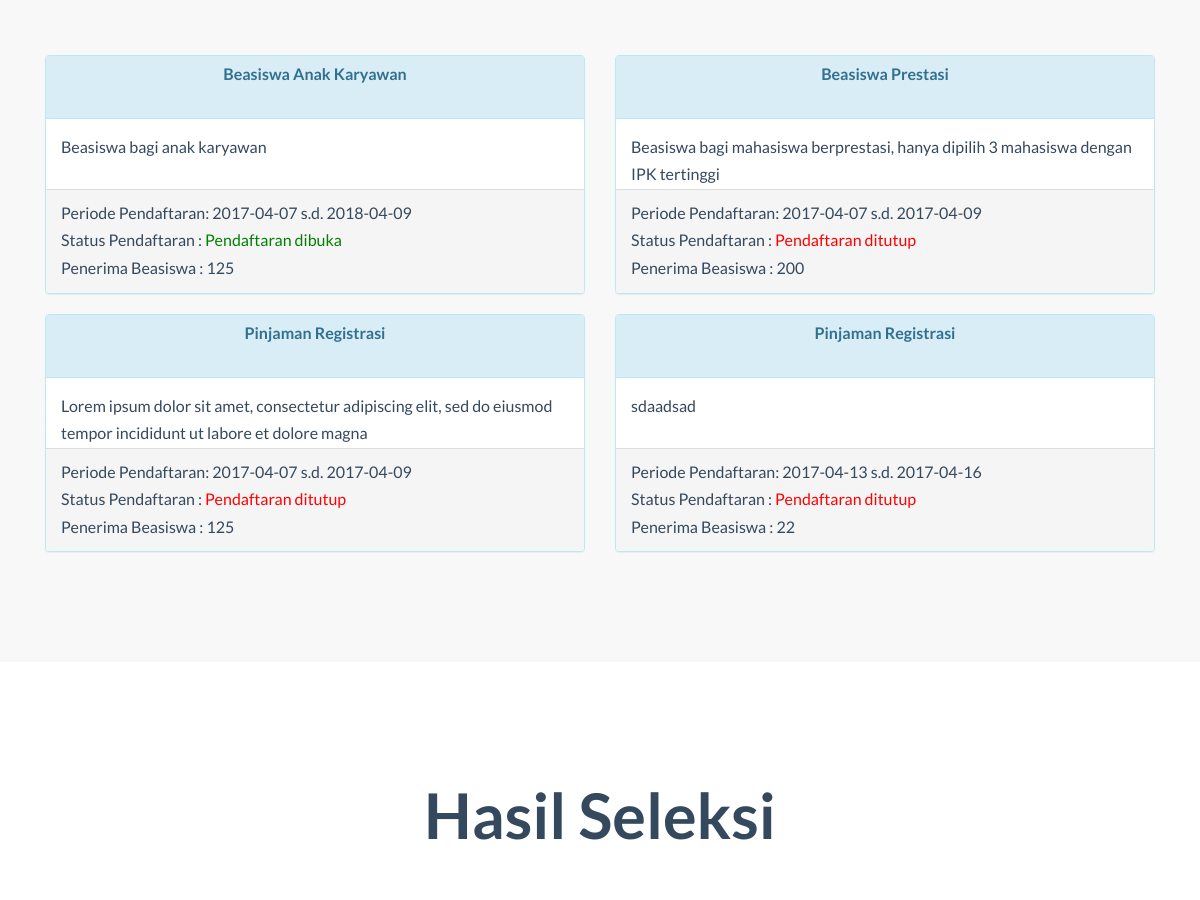
Before: / (middle part) with the older database file.
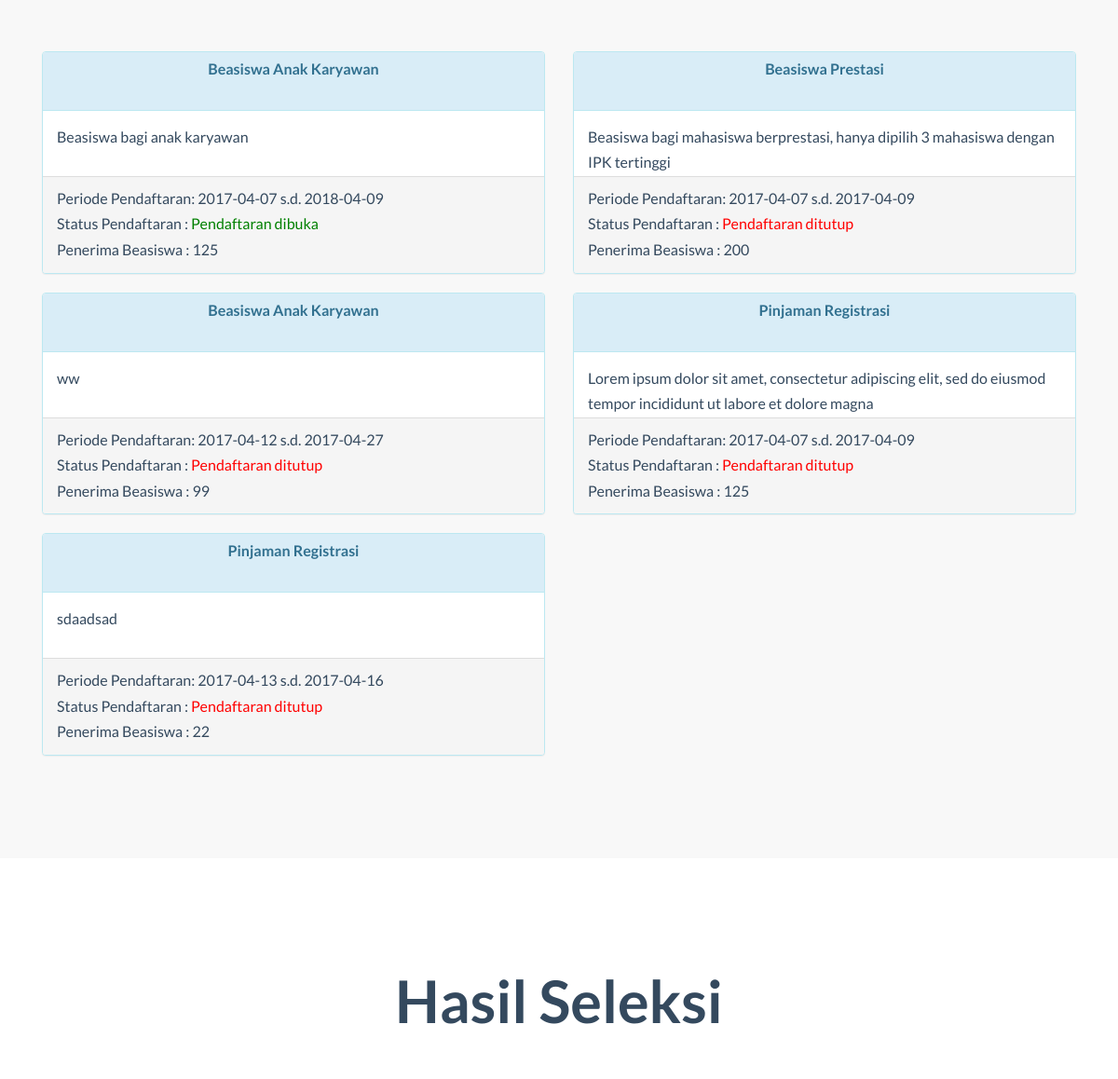
After: the same page with the newer database file.
### tables this page shows
CREATE TABLE `beasiswa` (
  `kd_bsw` char(3) NOT NULL,
  `nama_bsw` varchar(99) NOT NULL,
  `semt` char(6) NOT NULL,
  `thn_ajar` char(9) NOT NULL,
  `tgl_buka` date NOT NULL,
  `tgl_tutup` date NOT NULL,
  `kuota` int(11) NOT NULL,
  `isTampil` tinyint(1) NOT NULL,
  `Keterangan` mediumtext NOT NULL,
  `isPublish` tinyint(1) NOT NULL DEFAULT '0'
);

### index.php (the view, shortened to what this page needs)
<!DOCTYPE HTML>
<html>
<head>
  <link href="css/bootstrap.min.css" rel="stylesheet">
  <link rel="stylesheet" href="https://maxcdn.bootstrapcdn.com/bootstrap/3.3.7/css/bootstrap.min.css">
  <link href="font-awesome/css/font-awesome.min.css" rel="stylesheet">
  <link href="css/general.css" rel="stylesheet">
  <link href="css/custom.css" rel="stylesheet">
  <link href="css/owl.carousel.css" rel="stylesheet">
  <link href="css/owl.theme.css" rel="stylesheet">
  <link href="css/style.css" rel="stylesheet">
  <link href="css/animate.css" rel="stylesheet">
  <link rel="stylesheet" href="css/magnific-popup.css">
</head>
<body>
  <div id="infoBeasiswa" class="content-section-a" style="border-top: 0">
    <div class='container'>
      <br><br>
      <?php
        $sql=mysqli_query($GLOBALS["koneksi"],"SELECT * FROM beasiswa where isTampil='1'");
        while ($row= mysqli_fetch_array($sql))
        {
          $availableMsg="";
          if ($row['tgl_tutup'] > date("Y-m-d"))
          {
            $availableMsg='<font style="color:green">Pendaftaran dibuka</font> <br>';
          } else
          $availableMsg='<font style="color:red">Pendaftaran ditutup</font> <br>';
          echo'
          <div class="col-lg-6">
            <div class="panel panel-info">
              <div class="panel-heading" style="height:63px;">
                <h3 class="panel-title text-center">
                  <a href="detail_beasiswa.php?id='.$row['kd_bsw'].'">'.$row['nama_bsw'].'</a>
                </h3>
              </div>
              <div class="panel-body hitam" style="height: 70px;">'.
              $row['Keterangan'].'
              </div>
              <div class="panel-footer hitam" style="text-align: left">
                Periode Pendaftaran: '.$row['tgl_buka'] .' s.d. '. $row['tgl_tutup'].' <br>
                Status Pendaftaran : '.$availableMsg.
                'Penerima Beasiswa : '.$row['kuota'].'
              </div>
            </div>
          </div>
          ';
        }
       ?>
    </div>
  </div>
  <div id="hasilSeleksi" class="content-section-b" style="border-top:0;margin-top:-10000;">
    <div class="container">
    <H2 class="text-center">Hasil Seleksi</H2>
    <br><br>
  </div>
</div>
</body>
</html>

Changed rows visible on the page:
added beasiswa: nama_bsw "Beasiswa Anak Karyawan", Keterangan "ww", tgl_buka "2017-04-12", tgl_tutup "2017-04-27", shows "Pendaftaran ditutup", kuota "99"
